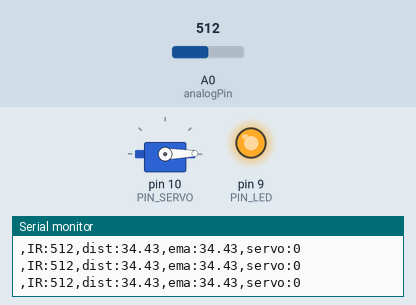
Simulated run of this sketch. Board: Arduino Uno, built with avr-gcc and run on an emulated ATmega328P. Shown: servo, output pins drawn as LEDs (lit = HIGH), the last lines printed to the serial monitor. Inputs (shaded band) come from the test bench; at power-on: A0 (analogPin) = 512.

Above: at 1.2 s.
1.3 s: A0 (analogPin) set to 355
3.0 s: A0 (analogPin) set to 334
At 3.3 s:
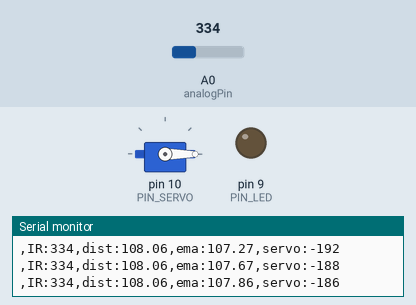
4.5 s: A0 (analogPin) set to 122
At 5.6 s:
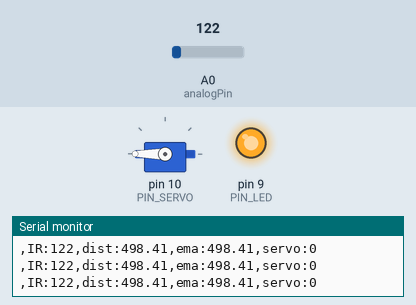
6.0 s: A0 (analogPin) set to 195
7.5 s: A0 (analogPin) set to 203
At 8.0 s:
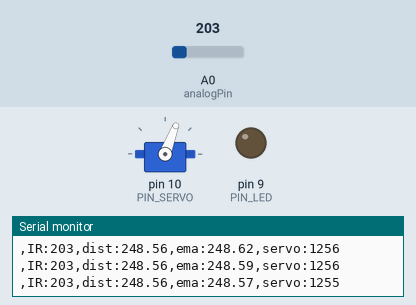
9.2 s: A0 (analogPin) set to 260
At 10.4 s:
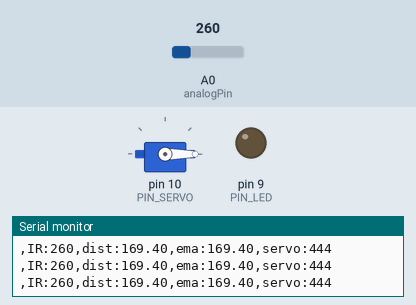
Timing chart, 0 to 11.7 s (numbered marks = the images above; inputs shaded):
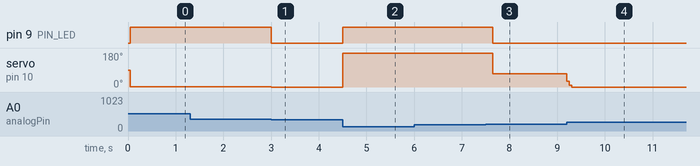

Measured:
- the behaviour switches between 348 and 347 on A0 (analogPin) (found by bisection; images 0 and 1)
- the behaviour switches between 202 and 203 on A0 (analogPin) (found by bisection; images 2 and 3)
- after the input at 3.0 s, pin 9 (PIN_LED): HIGH → LOW at once; servo on pin 10 (PIN_SERVO): 1° → 0° at once
- after the input at 4.5 s, pin 9 (PIN_LED): LOW → HIGH at once; servo on pin 10 (PIN_SERVO): 0° → 180° at once
- after the input at 7.5 s, pin 9 (PIN_LED): HIGH → LOW after 0.15 s; servo on pin 10 (PIN_SERVO): 180° → 69° after 0.15 s
- after the input at 9.2 s, servo on pin 10 (PIN_SERVO): 69° → 0° at once

The sketch:

17_example_2.ino
```cpp
#include <Servo.h>

// Arduino pin assignment
#define PIN_POTENTIOMETER 3 // Potentiometer at Pin A3
// Add IR Sensor Definition Here !!!
#define PIN_SERVO 10
#define PIN_LED 9

#define _DUTY_MIN 553  // servo full clock-wise position (0 degree)
#define _DUTY_NEU 1476 // servo neutral position (90 degree)
#define _DUTY_MAX 2399 // servo full counter-clockwise position (180 degree)

#define LOOP_INTERVAL 50 // Loop Interval (unit: msec)

Servo myservo;
unsigned long last_loop_time; // unit: msec
int analogPin = 0;
float dist;
float dist_ema;
float alpha = 0.5;
void setup()
{
  myservo.attach(PIN_SERVO);
  myservo.writeMicroseconds(_DUTY_NEU);
  pinMode(PIN_LED, OUTPUT);

  Serial.begin(57600);
}

void loop()
{
  unsigned long time_curr = millis();
  int a_value, duty;
  a_value = analogRead(analogPin);
  // wait until next event time
  if (time_curr < (last_loop_time + LOOP_INTERVAL))
    return;
  last_loop_time += LOOP_INTERVAL;

  dist = (6762.0 / (a_value - 9) - 4.0) * 10.0 - 60.0;
  dist_ema = alpha * dist + (1 - alpha) * dist_ema;
  if (dist_ema <= 100.0)
  {
    myservo.writeMicroseconds(_DUTY_MIN);
    analogWrite(PIN_LED, 255);
  }
  else if (dist_ema > 100.0 && dist_ema < 250.0)
  {
    double i = (dist_ema - 180) * 10.25;
    duty = i + 553;
    myservo.writeMicroseconds(duty);
    analogWrite(PIN_LED, 0);
  }
  else
  {
    myservo.writeMicroseconds(_DUTY_MAX);
    analogWrite(PIN_LED, 255);
  }
  // Read IR Sensor value !!!
  // Convert IR sensor value into distance !!!
  // we need distance range filter here !!!
  // we need EMA filter here !!!

  // map distance into duty

  // print IR sensor value, distnace, duty !!!
  Serial.print(",IR:");
  Serial.print(a_value);
  Serial.print(",dist:");
  Serial.print(dist);
  Serial.print(",ema:");
  Serial.print(dist_ema);
  Serial.print(",servo:");
  Serial.print(duty);
  Serial.println("");
}
```
